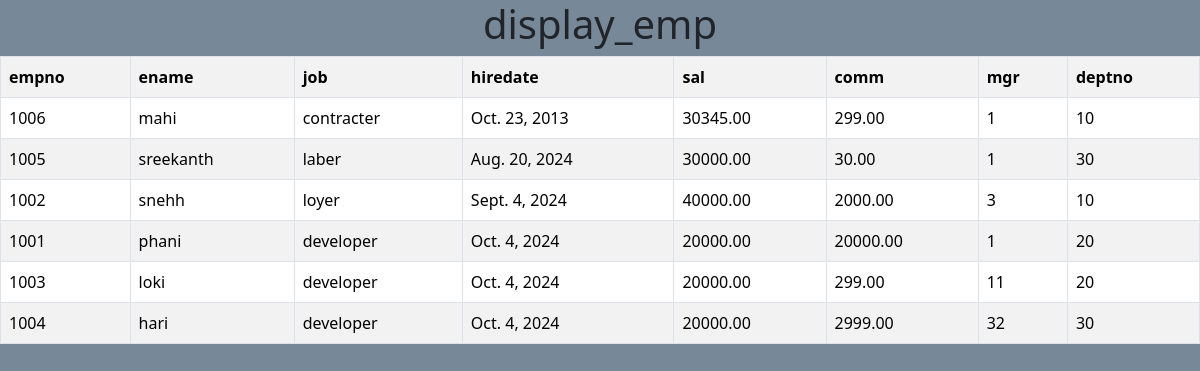
Screenshot of /display_emp/ with the database file from the repository.
### app/models.py (models this page shows, shortened)
class emp(models.Model):
    empno = models.IntegerField()
    ename = models.CharField(max_length=100)
    job = models.CharField(max_length=100)
    hiredate = models.DateField()
    sal = models.DecimalField(max_digits=7,decimal_places=2)
    comm = models.DecimalField(max_digits=7,decimal_places=2,null=True,blank=True)
    mgr = models.IntegerField()
    deptno = models.ForeignKey(dept,on_delete=models.CASCADE)

class dept(models.Model):
    deptno = models.IntegerField(primary_key=True)
    dname = models.CharField(max_length=100)
    loc = models.CharField(max_length=100)
    def __str__(self):
        return str(self.deptno)

### app/views.py (the view)
# urls.py: path('display_emp/',display_emp,name='display_emp'),
def display_emp(request):
    emps=emp.objects.order_by('hiredate')
    d={'emps':emps}
    return render(request,'display_emp.html',d)

### templates/display_emp.html (shortened to what this page needs)
{% load static %}
<!DOCTYPE html>
<html lang="en">
<head>
    <link href="https://cdn.jsdelivr.net/npm/bootstrap@5.3.3/dist/css/bootstrap.min.css" rel="stylesheet">
</head>
<body>
    <center>
        <h1>display_emp</h1>
        <table class="table table-striped table-bordered">
            <tr>
                <th>empno</th>
                <th>ename</th>
                <th>job</th>
                <th>hiredate</th>
                <th>sal</th>
                <th>comm</th>
                <th>mgr</th>
                <th>deptno</th>
            </tr>
        {% for wo in emps %}
            <tr>
                <td>{{wo.empno}}</td>
                <td>{{wo.ename}}</td>
                <td>{{wo.job}}</td>
                <td>{{wo.hiredate}}</td>
                <td>{{wo.sal}}</td>
                <td>{{wo.comm}}</td>
                <td>{{wo.mgr}}</td>
                <td>{{wo.deptno}}</td>
            </tr>
        {% endfor %}
        </table>
    </center>
</body>
</html>

### templates/display_emp.html (style rules this page uses)
body { background-color: lightslategray; }

### rows the page displays
emp: empno "1006", ename "mahi", job "contracter", hiredate "Oct. 23, 2013", sal "30345.00", comm "299.00", mgr "1", deptno "10"
emp: empno "1005", ename "sreekanth", job "laber", hiredate "Aug. 20, 2024", sal "30000.00", comm "30.00", mgr "1", deptno "30"
emp: empno "1002", ename "snehh", job "loyer", hiredate "Sept. 4, 2024", sal "40000.00", comm "2000.00", mgr "3", deptno "10"
emp: empno "1001", ename "phani", job "developer", hiredate "Oct. 4, 2024", sal "20000.00", comm "20000.00", mgr "1", deptno "20"
emp: empno "1003", ename "loki", job "developer", hiredate "Oct. 4, 2024", sal "20000.00", comm "299.00", mgr "11", deptno "20"
emp: empno "1004", ename "hari", job "developer", hiredate "Oct. 4, 2024", sal "20000.00", comm "2999.00", mgr "32", deptno "30"
